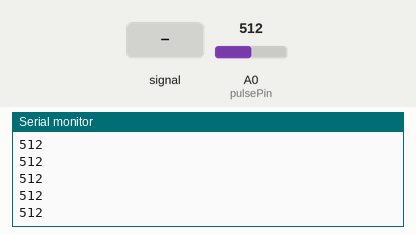
A sketch run on a simulated Arduino Uno, built with avr-gcc and run on an emulated ATmega328P. Shown: the last lines printed to the serial monitor. Inputs (shaded band) come from the test bench; at power-on: A0 (pulsePin) = 512.

Above: at 1.2 s.
1.3 s: A0 (pulsePin) fed a 200 Hz sine of ±81 counts around its level
At 2.0 s:
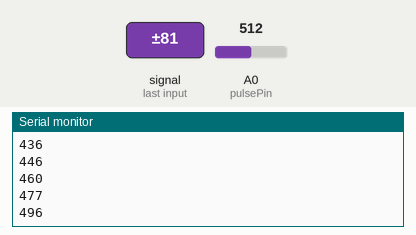
2.8 s: A0 (pulsePin) set to 716
At 3.6 s:
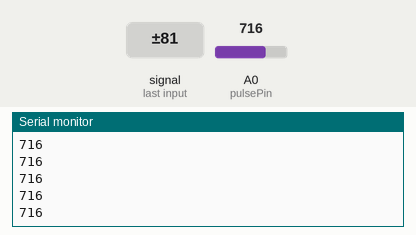
4.3 s: A0 (pulsePin) fed a 1000 Hz sine of ±255 counts around its level
At 5.0 s:
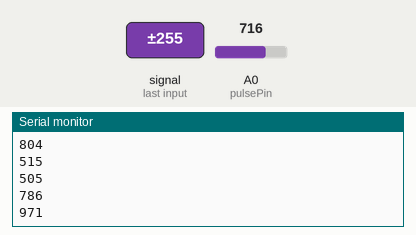
5.8 s: A0 (pulsePin) set to 900
At 6.7 s:
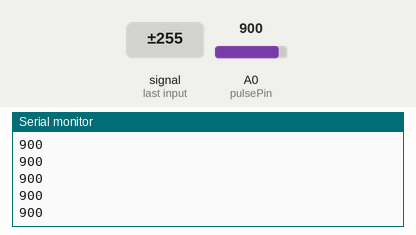
Timing chart, 0 to 8.3 s (numbered marks = the images above; inputs shaded):
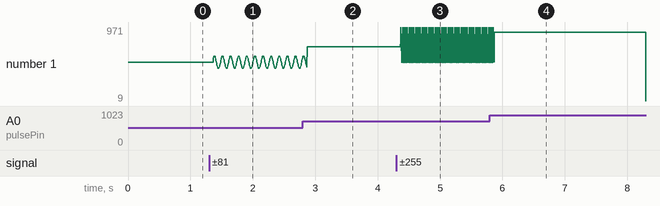

Measured:
- after the input at 1.3 s, the serial monitor: prints a new line after 0.07 s (image 1)
- after the input at 2.8 s, the serial monitor: prints a new line after 0.07 s (image 2)
- after the input at 4.3 s, the serial monitor: prints a new line after 0.07 s (image 3)
- after the input at 5.8 s, the serial monitor: prints a new line after 0.07 s (image 4)
- plotted number 1: 512 → 571 after the input at 1.3 s, 571 → 716 after the input at 2.8 s, 716 → 787 after the input at 4.3 s

The sketch:

heart_beats.ino
```cpp
int pulsePin = 0;

void setup(){
  //pinMode(blinkPin,OUTPUT);
Serial.begin(9600);
}

void loop(){
int sensorValue = analogRead(pulsePin);
Serial.println(sensorValue, DEC);
}
/*if(sensorValue>510)
        {
digitalWrite(blinkPin, HIGH);
        }
   else{
digitalWrite(blinkPin, LOW);
       }
delay(30);
*/
```
